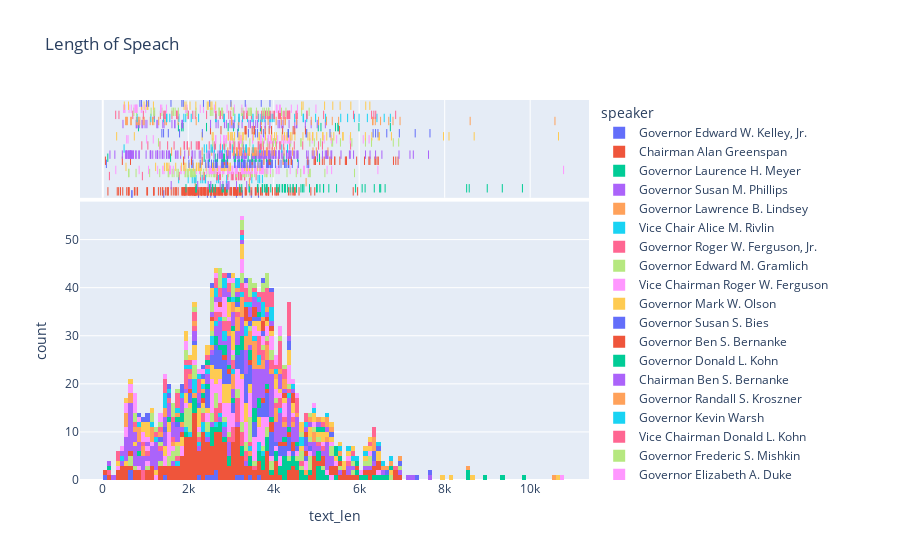

This figure's notebook cell:
### Code cell
df = df_merge.dropna(subset=['text_len','speaker'])

fig = px.histogram(df, x="text_len", marginal="rug", color='speaker', nbins=150, hover_data=['speaker','title']
                  ,title="Length of Speach")
fig.show()
